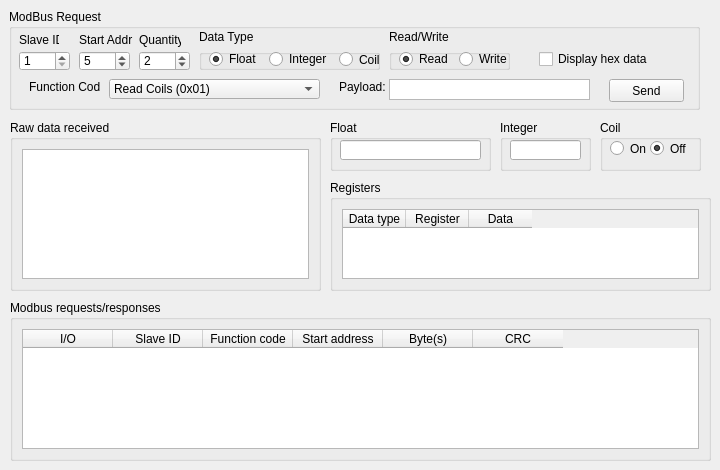
    <widget class="QWidget" name="tab">
     <attribute name="title">
      <string>Modbus Monitor</string>
     </attribute>
     <widget class="QGroupBox" name="groupBox_2">
      <property name="geometry">
       <rect>
        <x>9</x>
        <y>9</y>
        <width>691</width>
        <height>101</height>
       </rect>
      </property>
      <property name="title">
       <string>ModBus Request</string>
      </property>
      <widget class="QLabel" name="label_6">
       <property name="geometry">
        <rect>
         <x>10</x>
         <y>23</y>
         <width>40</width>
         <height>16</height>
        </rect>
       </property>
       <property name="text">
        <string>Slave ID</string>
       </property>
      </widget>
      <widget class="QLabel" name="label_8">
       <property name="geometry">
        <rect>
         <x>70</x>
         <y>23</y>
         <width>71</width>
         <height>16</height>
        </rect>
       </property>
       <property name="text">
        <string>Start Addr</string>
       </property>
      </widget>
      <widget class="QLabel" name="label_9">
       <property name="geometry">
        <rect>
         <x>130</x>
         <y>23</y>
         <width>42</width>
         <height>16</height>
        </rect>
       </property>
       <property name="text">
        <string>Quantity</string>
       </property>
      </widget>
      <widget class="QSpinBox" name="slaveID">
       <property name="geometry">
        <rect>
         <x>10</x>
         <y>42</y>
         <width>51</width>
         <height>20</height>
        </rect>
       </property>
       <property name="minimum">
        <number>1</number>
       </property>
       <property name="maximum">
        <number>256</number>
       </property>
      </widget>
      <widget class="QSpinBox" name="startAddr">
       <property name="geometry">
        <rect>
         <x>70</x>
         <y>42</y>
         <width>51</width>
         <height>20</height>
        </rect>
       </property>
       <property name="minimum">
        <number>1</number>
       </property>
       <property name="maximum">
        <number>65535</number>
       </property>
       <property name="value">
        <number>5</number>
       </property>
      </widget>
      <widget class="QSpinBox" name="numCoils">
       <property name="geometry">
        <rect>
         <x>130</x>
         <y>42</y>
         <width>51</width>
         <height>20</height>
        </rect>
       </property>
       <property name="readOnly">
        <bool>false</bool>
       </property>
       <property name="minimum">
        <number>1</number>
       </property>
       <property name="maximum">
        <number>65535</number>
       </property>
       <property name="value">
        <number>2</number>
       </property>
      </widget>
      <widget class="QTextEdit" name="requestPreview">
       <property name="geometry">
        <rect>
         <x>380</x>
         <y>70</y>
         <width>201</width>
         <height>21</height>
        </rect>
       </property>
       <property name="sizePolicy">
        <sizepolicy hsizetype="Expanding" vsizetype="Fixed">
         <horstretch>0</horstretch>
         <verstretch>0</verstretch>
        </sizepolicy>
       </property>
       <property name="maximumSize">
        <size>
         <width>500</width>
         <height>25</height>
        </size>
       </property>
       <property name="font">
        <font>
         <family>Courier</family>
        </font>
       </property>
       <property name="verticalScrollBarPolicy">
        <enum>Qt::ScrollBarAlwaysOff</enum>
       </property>
       <property name="horizontalScrollBarPolicy">
        <enum>Qt::ScrollBarAlwaysOff</enum>
       </property>
       <property name="undoRedoEnabled">
        <bool>false</bool>
       </property>
       <property name="textInteractionFlags">
        <set>Qt::TextSelectableByKeyboard|Qt::TextSelectableByMouse</set>
       </property>
      </widget>
      <widget class="QPushButton" name="sendBtn">
       <property name="geometry">
        <rect>
         <x>600</x>
         <y>70</y>
         <width>75</width>
         <height>23</height>
        </rect>
       </property>
       <property name="text">
        <string>Send</string>
       </property>
      </widget>
      <widget class="QCheckBox" name="checkBoxHexData">
       <property name="geometry">
        <rect>
         <x>530</x>
         <y>40</y>
         <width>121</width>
         <height>20</height>
        </rect>
       </property>
       <property name="text">
        <string>Display hex data</string>
       </property>
       <property name="checked">
        <bool>false</bool>
       </property>
      </widget>
      <widget class="QGroupBox" name="groupBox_8">
       <property name="geometry">
        <rect>
         <x>190</x>
         <y>40</y>
         <width>181</width>
         <height>21</height>
        </rect>
       </property>
       <property name="title">
        <string/>
       </property>
       <widget class="QRadioButton" name="radioButton_182">
        <property name="geometry">
         <rect>
          <x>70</x>
          <y>2</y>
          <width>61</width>
          <height>16</height>
         </rect>
        </property>
        <property name="text">
         <string>Integer</string>
        </property>
       </widget>
       <widget class="QRadioButton" name="radioButton_181">
        <property name="geometry">
         <rect>
          <x>10</x>
          <y>2</y>
          <width>51</width>
          <height>16</height>
         </rect>
        </property>
        <property name="text">
         <string>Float</string>
        </property>
        <property name="checked">
         <bool>true</bool>
        </property>
       </widget>
       <widget class="QRadioButton" name="radioButton_183">
        <property name="geometry">
         <rect>
          <x>140</x>
          <y>0</y>
          <width>41</width>
          <height>21</height>
         </rect>
        </property>
        <property name="text">
         <string>Coil</string>
        </property>
       </widget>
      </widget>
      <widget class="QLabel" name="label_164">
       <property name="geometry">
        <rect>
         <x>190</x>
         <y>20</y>
         <width>81</width>
         <height>16</height>
        </rect>
       </property>
       <property name="text">
        <string>Data Type</string>
       </property>
      </widget>
      <widget class="QGroupBox" name="groupBox_108">
       <property name="geometry">
        <rect>
         <x>380</x>
         <y>40</y>
         <width>121</width>
         <height>21</height>
        </rect>
       </property>
       <property name="title">
        <string/>
       </property>
       <widget class="QRadioButton" name="radioButton_186">
        <property name="geometry">
         <rect>
          <x>70</x>
          <y>2</y>
          <width>51</width>
          <height>16</height>
         </rect>
        </property>
        <property name="text">
         <string>Write</string>
        </property>
       </widget>
       <widget class="QRadioButton" name="radioButton_187">
        <property name="geometry">
         <rect>
          <x>10</x>
          <y>0</y>
          <width>51</width>
          <height>20</height>
         </rect>
        </property>
        <property name="text">
         <string>Read</string>
        </property>
        <property name="checked">
         <bool>true</bool>
        </property>
       </widget>
      </widget>
      <widget class="QLabel" name="label_165">
       <property name="geometry">
        <rect>
         <x>380</x>
         <y>20</y>
         <width>61</width>
         <height>16</height>
        </rect>
       </property>
       <property name="text">
        <string>Read/Write</string>
       </property>
      </widget>
      <widget class="QComboBox" name="functionCode">
       <property name="enabled">
        <bool>true</bool>
       </property>
       <property name="geometry">
        <rect>
         <x>100</x>
         <y>70</y>
         <width>211</width>
         <height>20</height>
        </rect>
       </property>
       <property name="frame">
        <bool>true</bool>
       </property>
       <item>
        <property name="text">
         <string>Read Coils (0x01)</string>
        </property>
       </item>
       <item>
        <property name="text">
         <string>Read Discrete Inputs (0x02)</string>
        </property>
       </item>
       <item>
        <property name="text">
         <string>Read Holding Registers (0x03)</string>
        </property>
       </item>
       <item>
        <property name="text">
         <string>Read Input Registers (0x04)</string>
        </property>
       </item>
       <item>
        <property name="text">
         <string>Write Single Coil (0x05)</string>
        </property>
       </item>
       <item>
        <property name="text">
         <string>Write Single Register (0x06)</string>
        </property>
       </item>
       <item>
        <property name="text">
         <string>Write Multiple Coils (0x0f)</string>
        </property>
       </item>
       <item>
        <property name="text">
         <string>Write Multiple Registers (0x10)</string>
        </property>
       </item>
      </widget>
      <widget class="QLabel" name="label_7">
       <property name="geometry">
        <rect>
         <x>20</x>
         <y>70</y>
         <width>71</width>
         <height>16</height>
        </rect>
       </property>
       <property name="text">
        <string>Function Code:</string>
       </property>
      </widget>
      <widget class="QLabel" name="label_166">
       <property name="geometry">
        <rect>
         <x>330</x>
         <y>70</y>
         <width>51</width>
         <height>16</height>
        </rect>
       </property>
       <property name="text">
        <string>Payload:</string>
       </property>
      </widget>
     </widget>
     <widget class="QGroupBox" name="groupBox">
      <property name="geometry">
       <rect>
        <x>10</x>
        <y>120</y>
        <width>311</width>
        <height>171</height>
       </rect>
      </property>
      <property name="title">
       <string>Raw data received</string>
      </property>
      <layout class="QGridLayout" name="gridLayout_4">
       <item row="0" column="0">
        <widget class="QPlainTextEdit" name="rawData">
         <property name="font">
          <font>
           <family>Fixedsys</family>
           <pointsize>10</pointsize>
          </font>
         </property>
         <property name="undoRedoEnabled">
          <bool>false</bool>
         </property>
         <property name="readOnly">
          <bool>true</bool>
         </property>
        </widget>
       </item>
      </layout>
     </widget>
     <widget class="QGroupBox" name="groupBox_3">
      <property name="geometry">
       <rect>
        <x>10</x>
        <y>300</y>
        <width>701</width>
        <height>161</height>
       </rect>
      </property>
      <property name="title">
       <string>Modbus requests/responses</string>
      </property>
      <layout class="QGridLayout" name="gridLayout">
       <item row="0" column="0">
        <widget class="QTableWidget" name="busMonTable">
         <property name="editTriggers">
          <set>QAbstractItemView::NoEditTriggers</set>
         </property>
         <property name="alternatingRowColors">
          <bool>true</bool>
         </property>
         <attribute name="horizontalHeaderCascadingSectionResizes">
          <bool>true</bool>
         </attribute>
         <attribute name="horizontalHeaderDefaultSectionSize">
          <number>90</number>
         </attribute>
         <attribute name="verticalHeaderDefaultSectionSize">
          <number>21</number>
         </attribute>
         <column>
          <property name="text">
           <string>I/O</string>
          </property>
         </column>
         <column>
          <property name="text">
           <string>Slave ID</string>
          </property>
         </column>
         <column>
          <property name="text">
           <string>Function code</string>
          </property>
         </column>
         <column>
          <property name="text">
           <string>Start address</string>
          </property>
         </column>
         <column>
          <property name="text">
           <string>Byte(s)</string>
          </property>
         </column>
         <column>
          <property name="text">
           <string>CRC</string>
          </property>
         </column>
        </widget>
       </item>
      </layout>
     </widget>
     <widget class="QGroupBox" name="groupBox_4">
      <property name="geometry">
       <rect>
        <x>330</x>
        <y>180</y>
        <width>381</width>
        <height>111</height>
       </rect>
      </property>
      <property name="title">
       <string>Registers</string>
      </property>
      <layout class="QGridLayout" name="gridLayout_3">
       <item row="0" column="0">
        <widget class="QTableWidget" name="regTable">
         <property name="alternatingRowColors">
          <bool>true</bool>
         </property>
         <attribute name="horizontalHeaderDefaultSectionSize">
          <number>63</number>
         </attribute>
         <attribute name="verticalHeaderVisible">
          <bool>false</bool>
         </attribute>
         <attribute name="verticalHeaderDefaultSectionSize">
          <number>21</number>
         </attribute>
         <column>
          <property name="text">
           <string>Data type</string>
          </property>
         </column>
         <column>
          <property name="text">
           <string>Register</string>
          </property>
         </column>
         <column>
          <property name="text">
           <string>Data</string>
          </property>
         </column>
        </widget>
       </item>
      </layout>
     </widget>
     <widget class="QGroupBox" name="groupBox_103">
      <property name="geometry">
       <rect>
        <x>330</x>
        <y>120</y>
        <width>161</width>
        <height>51</height>
       </rect>
      </property>
      <property name="title">
       <string>Float</string>
      </property>
      <widget class="QLineEdit" name="lineEdit_109">
       <property name="geometry">
        <rect>
         <x>10</x>
         <y>20</y>
         <width>141</width>
         <height>20</height>
        </rect>
       </property>
       <property name="alignment">
        <set>Qt::AlignRight|Qt::AlignTrailing|Qt::AlignVCenter</set>
       </property>
       <property name="readOnly">
        <bool>true</bool>
       </property>
      </widget>
     </widget>
     <widget class="QGroupBox" name="groupBox_106">
      <property name="enabled">
       <bool>true</bool>
      </property>
      <property name="geometry">
       <rect>
        <x>500</x>
        <y>120</y>
        <width>91</width>
        <height>51</height>
       </rect>
      </property>
      <property name="title">
       <string>Integer</string>
      </property>
      <widget class="QLineEdit" name="lineEdit_111">
       <property name="geometry">
        <rect>
         <x>10</x>
         <y>20</y>
         <width>71</width>
         <height>20</height>
        </rect>
       </property>
       <property name="alignment">
        <set>Qt::AlignRight|Qt::AlignTrailing|Qt::AlignVCenter</set>
       </property>
       <property name="readOnly">
        <bool>true</bool>
       </property>
      </widget>
     </widget>
     <widget class="QGroupBox" name="groupBox_107">
      <property name="enabled">
       <bool>true</bool>
      </property>
      <property name="geometry">
       <rect>
        <x>600</x>
        <y>120</y>
        <width>101</width>
        <height>51</height>
       </rect>
      </property>
      <property name="title">
       <string>Coil</string>
      </property>
      <widget class="QRadioButton" name="radioButton_184">
       <property name="geometry">
        <rect>
         <x>10</x>
         <y>20</y>
         <width>41</width>
         <height>17</height>
        </rect>
       </property>
       <property name="text">
        <string>On</string>
       </property>
      </widget>
      <widget class="QRadioButton" name="radioButton_185">
       <property name="geometry">
        <rect>
         <x>50</x>
         <y>20</y>
         <width>41</width>
         <height>17</height>
        </rect>
       </property>
       <property name="text">
        <string>Off</string>
       </property>
       <property name="checked">
        <bool>true</bool>
       </property>
      </widget>
     </widget>
    </widget>
